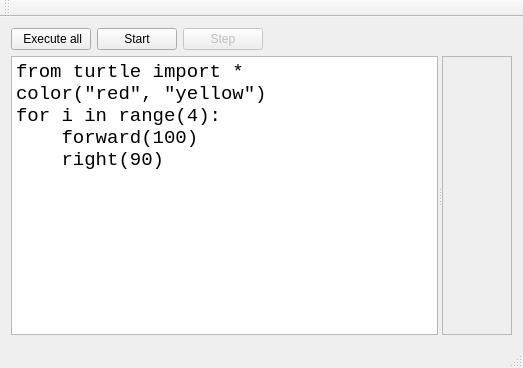
<?xml version="1.0" encoding="UTF-8"?>
<ui version="4.0">
 <class>MainWindow</class>
 <widget class="QMainWindow" name="MainWindow">
  <property name="geometry">
   <rect>
    <x>0</x>
    <y>0</y>
    <width>523</width>
    <height>368</height>
   </rect>
  </property>
  <property name="windowTitle">
   <string>MainWindow</string>
  </property>
  <widget class="QWidget" name="centralWidget">
   <layout class="QVBoxLayout" name="verticalLayout">
    <item>
     <layout class="QHBoxLayout" name="horizontalLayout">
      <item>
       <widget class="QPushButton" name="executeAllButton">
        <property name="text">
         <string> Execute all</string>
        </property>
       </widget>
      </item>
      <item>
       <widget class="QPushButton" name="startButton">
        <property name="text">
         <string>Start</string>
        </property>
       </widget>
      </item>
      <item>
       <widget class="QPushButton" name="stepButton">
        <property name="enabled">
         <bool>false</bool>
        </property>
        <property name="text">
         <string>Step</string>
        </property>
       </widget>
      </item>
      <item>
       <spacer name="horizontalSpacer">
        <property name="orientation">
         <enum>Qt::Horizontal</enum>
        </property>
        <property name="sizeHint" stdset="0">
         <size>
          <width>40</width>
          <height>20</height>
         </size>
        </property>
       </spacer>
      </item>
     </layout>
    </item>
    <item>
     <widget class="QSplitter" name="splitter">
      <property name="sizePolicy">
       <sizepolicy hsizetype="Expanding" vsizetype="Expanding">
        <horstretch>0</horstretch>
        <verstretch>0</verstretch>
       </sizepolicy>
      </property>
      <property name="orientation">
       <enum>Qt::Horizontal</enum>
      </property>
      <widget class="Turtle::EditorWidget" name="codeEditor">
       <property name="font">
        <font>
         <family>Courier New</family>
         <pointsize>14</pointsize>
        </font>
       </property>
       <property name="lineWrapMode">
        <enum>QPlainTextEdit::NoWrap</enum>
       </property>
       <property name="plainText">
        <string>from turtle import *
color(&quot;red&quot;, &quot;yellow&quot;)
for i in range(4):
    forward(100)
    right(90)</string>
       </property>
      </widget>
      <widget class="QScrollArea" name="displayScrollArea">
       <property name="widgetResizable">
        <bool>true</bool>
       </property>
       <property name="alignment">
        <set>Qt::AlignCenter</set>
       </property>
       <widget class="QWidget" name="scrollAreaWidgetContents">
        <property name="geometry">
         <rect>
          <x>0</x>
          <y>0</y>
          <width>129</width>
          <height>264</height>
         </rect>
        </property>
       </widget>
      </widget>
     </widget>
    </item>
   </layout>
  </widget>
  <widget class="QMenuBar" name="menuBar">
   <property name="geometry">
    <rect>
     <x>0</x>
     <y>0</y>
     <width>523</width>
     <height>21</height>
    </rect>
   </property>
  </widget>
  <widget class="QToolBar" name="mainToolBar">
   <attribute name="toolBarArea">
    <enum>TopToolBarArea</enum>
   </attribute>
   <attribute name="toolBarBreak">
    <bool>false</bool>
   </attribute>
  </widget>
  <widget class="QStatusBar" name="statusBar"/>
 </widget>
 <layoutdefault spacing="6" margin="11"/>
 <customwidgets>
  <customwidget>
   <class>Turtle::EditorWidget</class>
   <extends>QPlainTextEdit</extends>
   <header>EditorWidget.hpp</header>
  </customwidget>
 </customwidgets>
 <resources/>
 <connections/>
</ui>
